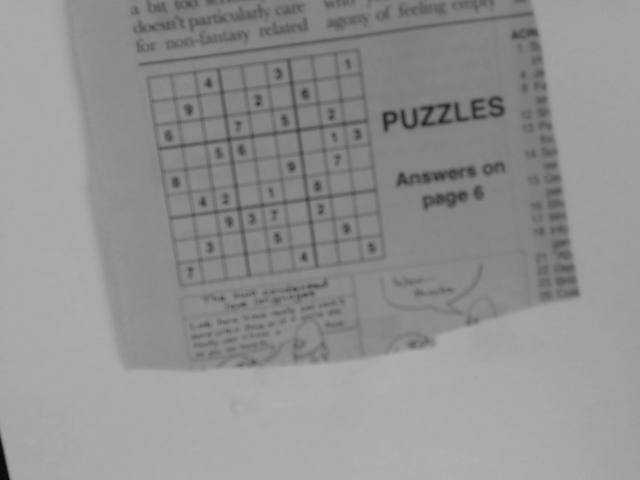
#> input picture sudoku_midterm/sudoku12.png, 640 x 480 px, found by its file name
$ python hough_grid.py
#> lines starting #> are read from the running program, lines starting #| are printed output that depends on the picture; after the words box and inside, x2 and y2 are one past the last pixel; in counts of white or black regions, pixels touching at a corner belong together
#> in main, img is the input picture: shape (480, 640); min 10, max 175, mean 145.1
### contour_board.py
import cv2
import hough_grid as hough
import numpy as np


# Constants
# File path of image to be tested.
IMG_PATH = "sudoku_midterm/sudoku5.png"

# Values for thresholding.
WHITE = 255
NEIGHBORHOOD_SIZE = 7
C = 15


# Accepts an image and returns the thresholded image.
def threshold(img):
    thresh_img = cv2.adaptiveThreshold(img, WHITE,\
        cv2.ADAPTIVE_THRESH_GAUSSIAN_C, cv2.THRESH_BINARY,\
        NEIGHBORHOOD_SIZE, C)
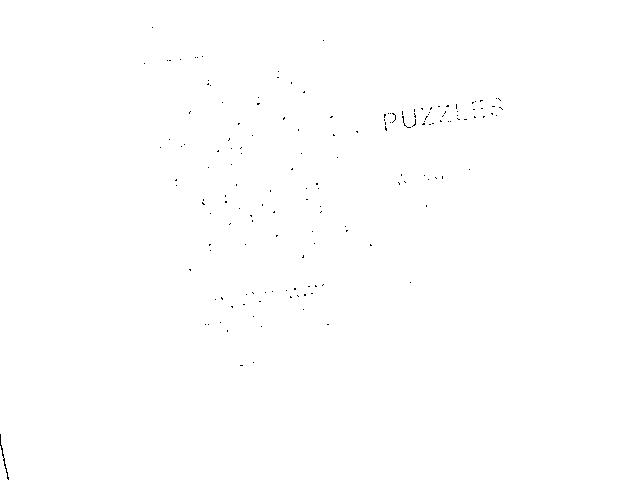
#> thresh_img: shape (480, 640); 99.9% white; black in thin lines or dots, all inside (x1, y1, x2, y2) = (0, 27, 503, 480)
    return thresh_img


# Accepts a grayscale image and returns image with its histogram equalized.
def equalize(img):
    return cv2.equalizeHist(img)


# Accepts an image, finds the contours using cv2's functions, and returns both
# a list of contours and a new image with the contours drawn on.
# [6 lines left out: function contours, not called in this run]


# Accepts an image and a string and displays the image to the screen.
def display(title, img):
    cv2.imshow(title, img)
    cv2.waitKey()


# Used for testing
# [7 lines left out: function main, not called in this run]


# [2 lines that do not run on import are left out]

### hough_grid.py
import contour_board as contour
import cv2
import numpy as np
import math
import matplotlib as plt
import statistics


# Constants
# Image filepath
INPUT_IMG = "sudoku_square/sudoku12.png"

# Canny thresholds
THRESH_ONE = 10
THRESH_TWO = 200

# HoughLinesP parameters
RHO = 1
THETA = math.pi/180
LINE_THRESH = 50
MIN_LENGTH = 25.0
MAX_GAP = 15.0

# Line drawing thickness
THICKNESS = 3

# Line drawing colors
BLACK = (255, 0, 0)

# Digit image dimensions
DIGIT_WIDTH = 28
DIGIT_HEIGHT = 28
DIGIT_CHANNELS = 1

# Gaussian blur parameters
KERNEL_SIZE = (9, 9)
SIGMA_X = 10.0

# Unsharp weights
ORIG_WEIGHT = 3.5
GAUSSIAN_WEIGHT = -2.0

# K-means centers
ANGLE_CENTERS = 2
DIFF_CENTERS = 10


# Accepts a grayscale image and returns list of edges from Canny edge detector
def canny_edges(gray_img):
    return cv2.Canny(gray_img, THRESH_ONE, THRESH_TWO)


# Accepts a grayscale image and performs unsharp masking using Gaussian blur,
# then returns the sharpened image.
# [139 lines left out: functions unsharp_mask, lines, count_sudoku, calculate_cells, decompose_lines, cell_dims and 3 more, not called in this run]
    # Detect points that form lines, and give them to calculate_cells() to get
    # info on the Sudoku grid.
#> (the run stopped early here; a loop or call above may not have finished)

$ run again, with sudoku_midterm/sudoku1.png copied over sudoku_midterm/sudoku12.png
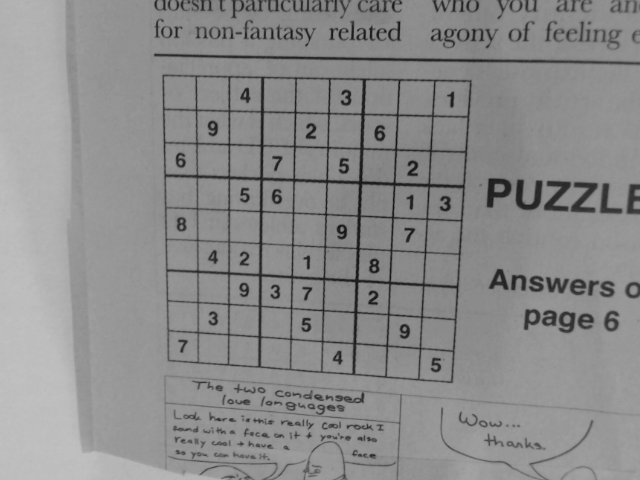
#> input picture sudoku_midterm/sudoku1.png, 640 x 480 px, found by its file name
#> in main, img is the input picture: shape (480, 640); min 14, max 194, mean 140.2
#> in threshold, `thresh_img = cv2.adaptiveThreshold(img, WHITE,\ cv2.ADAPTIVE_THRESH_GA..`:
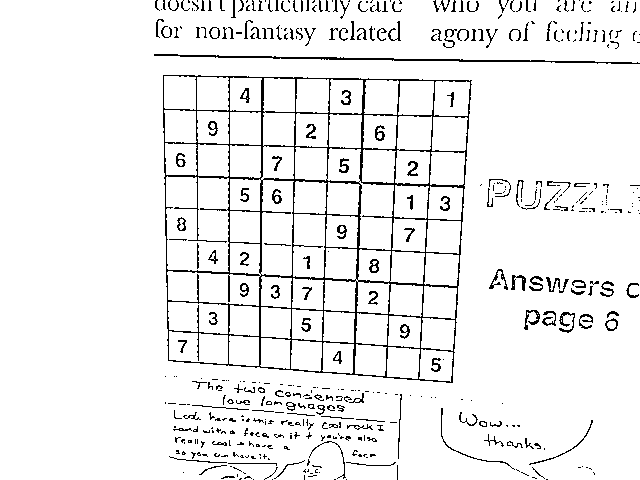
#> thresh_img: shape (480, 640); 93.7% white; black in thin lines or dots, all inside (x1, y1, x2, y2) = (154, 0, 640, 480)
#> in unsharp_mask, `gaussian_img = cv2.GaussianBlur(gray_img, KERNEL_SIZE, SIGMA_X)`:
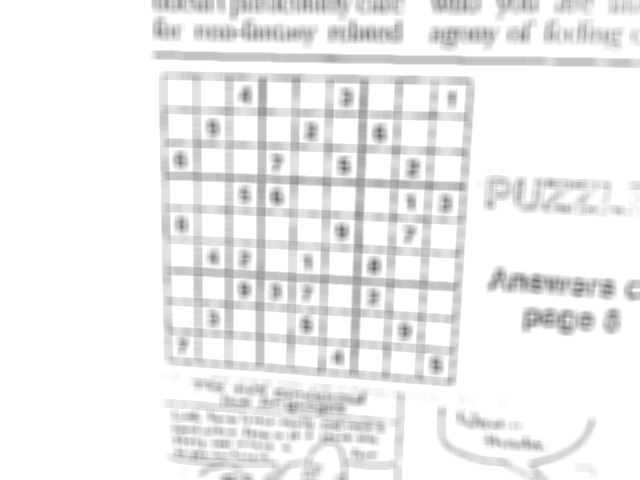
#> gaussian_img: shape (480, 640); min 98, max 255, mean 238.8

$ run again, with sudoku_midterm/sudoku10.png copied over sudoku_midterm/sudoku12.png
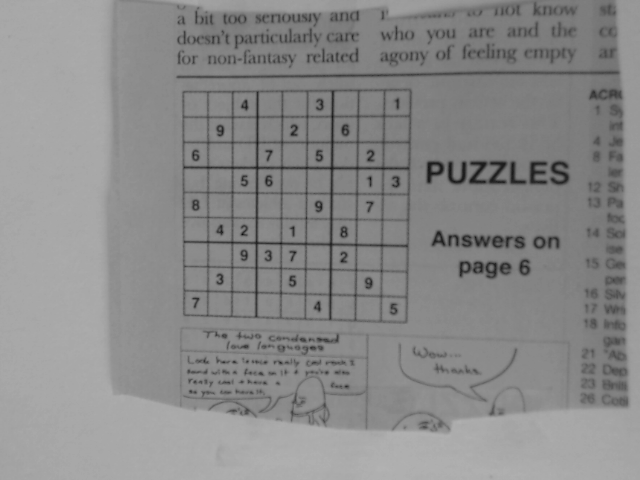
#> input picture sudoku_midterm/sudoku10.png, 640 x 480 px, found by its file name
#> in main, img is the input picture: shape (480, 640); min 12, max 179, mean 138.3
#> in threshold, `thresh_img = cv2.adaptiveThreshold(img, WHITE,\ cv2.ADAPTIVE_THRESH_GA..`:
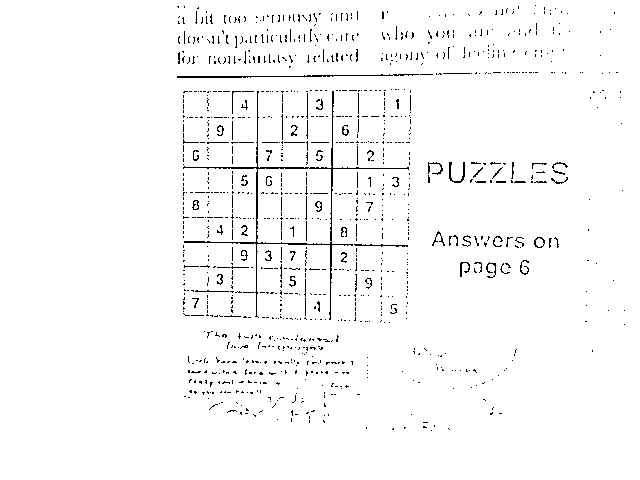
#> thresh_img: shape (480, 640); 97.4% white; black in thin lines or dots, all inside (x1, y1, x2, y2) = (177, 5, 625, 431)
#> in unsharp_mask, `gaussian_img = cv2.GaussianBlur(gray_img, KERNEL_SIZE, SIGMA_X)`:
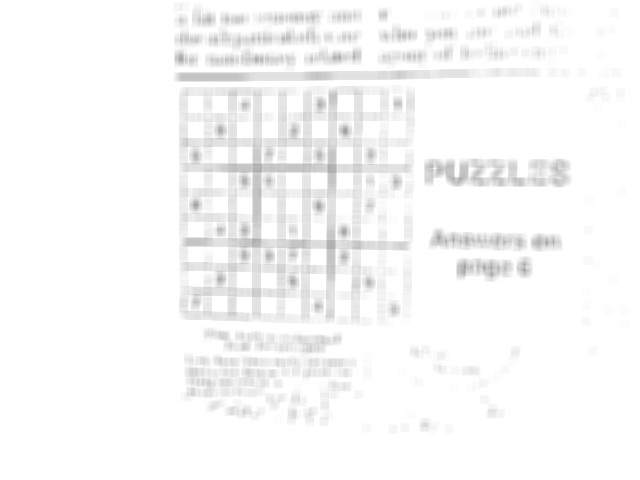
#> gaussian_img: shape (480, 640); min 159, max 255, mean 248.4
